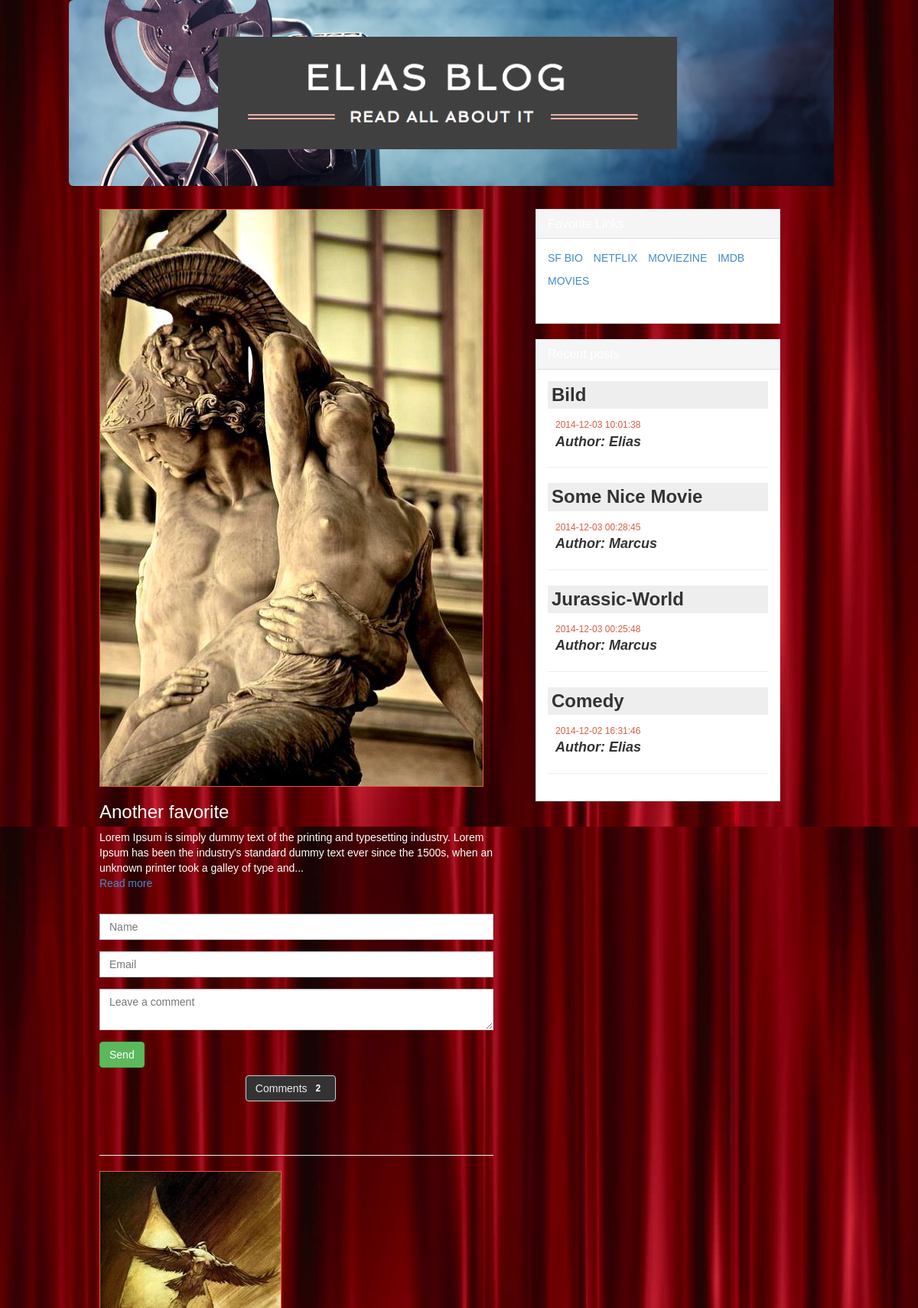
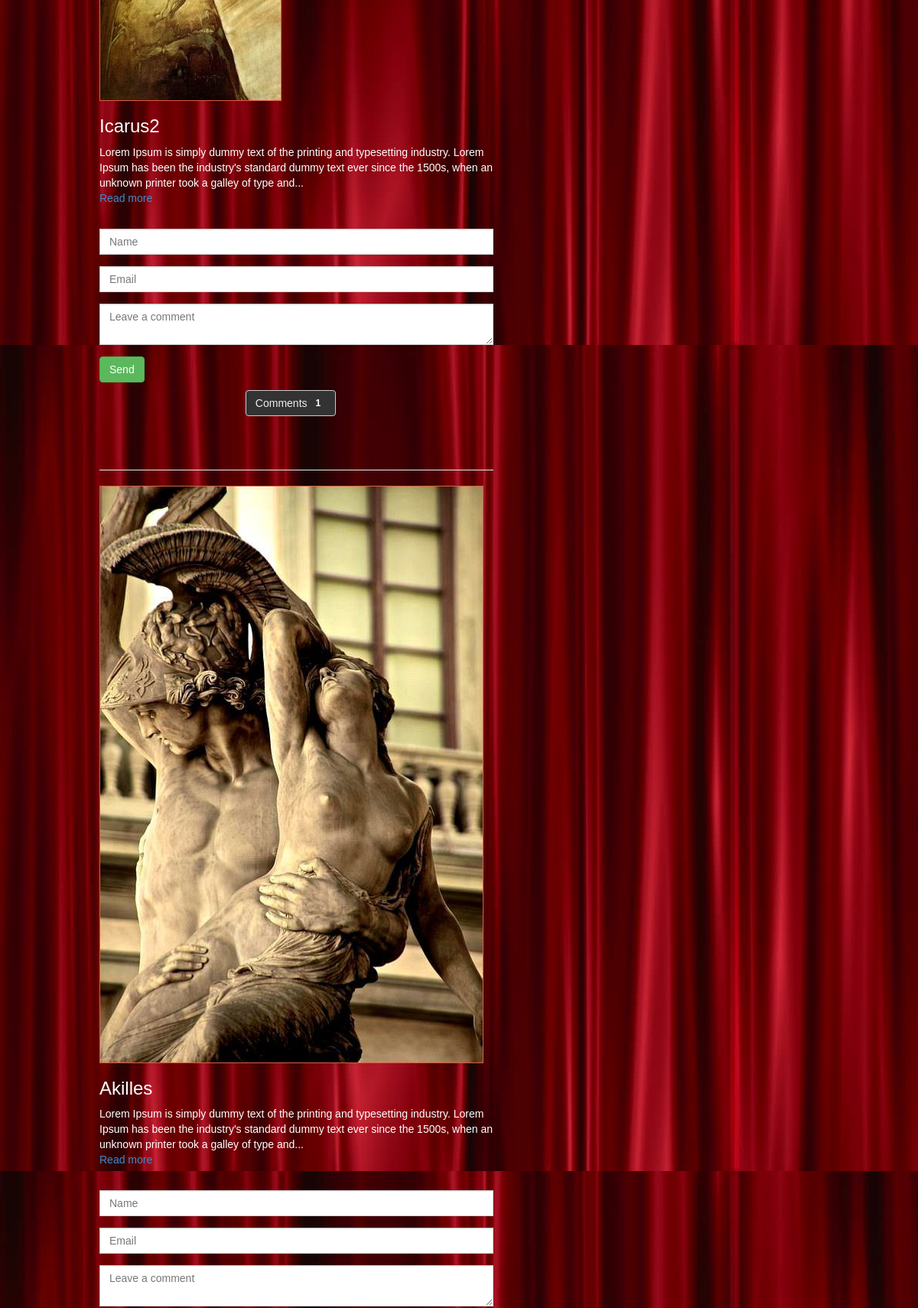
The app's page /showposts.php?adminid=1 (upper part) with its own data (2 pictures, top to bottom).
### tables this page shows
CREATE TABLE `blog_posts` (
`post_id` int(11) NOT NULL,
  `admin_id` int(11) NOT NULL,
  `username` varchar(30) NOT NULL,
  `category_name` varchar(30) NOT NULL,
  `post_title` varchar(255) NOT NULL,
  `image_path` text NOT NULL,
  `post_content` text NOT NULL,
  `visible` int(11) NOT NULL,
  `post_date` datetime NOT NULL
);

### public/showposts.php (the view, shortened to what this page needs)
<?php require'../includes/db_connect.php'; ?>
<?php require'../includes/functions.php'; ?>
<?php
if (isset($_GET['adminid'])) {
	$sql = "SELECT * FROM blog_posts WHERE admin_id = {$_GET['adminid']}";
	$stmt = $connection->prepare($sql);
	$stmt->execute();
	$result = $stmt->fetchAll();
	?>
<!DOCTYPE html>
<html>
<head>
	<link rel="stylesheet" type="text/css" href="bootstrap/css/bootstrap.min.css">
	<link rel="stylesheet" type="text/css" media="all" href="sass/css/blog_style.css">
</head>
<body>
	<div class="container showposts">
		<div class="row">
			<div class="jumbotron">
				<?php if ($_GET['adminid'] == 1) {
					echo "<a href='index.php'><img src='img/elias_blog.png' style='margin-left:135px;'></a>";
				}
				elseif ($_GET['adminid'] == 10) {
					$admin = 'Marcus';
					echo "<a href='index.php'><img src='img/marcus_blog.png' style='margin-left:135px;'></a>";
				}
				else {
					echo "<a href='index.php'><img src='img/soff.png' style='margin-left:135px;'></a>";
				}
				?>
			</div>
			<div class="col-md-7">
				<div class="blog-posts">
					<?php foreach ($result as $key) {
						$id = $key['post_id'];
						$adminid = $key['admin_id'];
						$title = $key['post_title'];
						?>
						<img src="<?php echo $key['image_path'] ?>">
						<h3 class="title"><?php echo $key['post_title'] ?></h3>
						<p><?php echo myTruncate($key['post_content'], 200, ' ', $pad="...").'<br><a href="#"> Read more</a>'; ?></p><br>
						<?php
						$output = "<div class='comments'>";
						$output .= "<form action='comments.php?&id=$id&adminid=$adminid&post_title=$title' method='post'>";
						$output .= "<div class='form-group'>";
						$output .= "<input type='text' name='name' class='form-control'placeholder='Name'>";
						$output .= "</div>";
						$output .= "<div class='form-group'>";
						$output .= "<input type='email' name='email' class='form-control'placeholder='Email'>";
						$output .= "</div>";
						$output .= "<div class='form-group'>";
						$output .= "<textarea name='comment' id='comment' class='form-control'placeholder='Leave a comment'>";
						$output .= "</textarea>";
						$output .= "</div>";
						$output .= "<button type='submit' class='btn btn-success' name='submit'>Send</button>";
						$output .= "</form>";
						echo $output;
						?>
				</div>
					<?php
					$sql3 = "SELECT COUNT(*) FROM comments WHERE post_id= '$id'";
					$stmt = $connection->prepare($sql3);
					$stmt->execute();
					$resultset = $stmt->fetchAll();
					foreach ($resultset as $r) {
						$count_com = $r[0];
					}
					?>
					<div class='panel-group' id='accordion'>
						<div class='panel-heading'>
							<div class='panel-title'>
								<a href='#comment-coll' data-toggle='collapse' data-parent='accordion'>
									<button type='button' class='btn btn-default'
									value='comments'>Comments <span class='badge'>
									<?php echo $count_com ?>
								</span></button></a>
							</div>
						</div>
					</div><br><hr>
					<?php
				}
			}
			?>
		</div>
	</div>
	<div class="row">
		<div class="col-md-4">
			<div class="panel panel-default">
				<div class="panel-heading">
					<h3 class="panel-title">Favorite Links</h3>
				</div>
				<div class="panel-body">
					<ul class="list-group list-unstyled list-inline">
						<li><p><a href="http://www.sf.se/">SF BIO</a></p></li>
						<li><p><a href="https://www.netflix.com/?locale=sv-SE">NETFLIX</a></p></li>
						<li><p><a href="https://www.moviezine.se/nyheter">MOVIEZINE</a></p></li>
						<li><p><a href="http://www.imdb.com/">IMDB</a></p></li>
						<li><p><a href="http://movies.amctv.com/movie-guide/top-100-blockbusters/">MOVIES</a></p></li>
					</ul>
				</div>
			</div>
			<div class="panel panel-default">
				<div class="panel-heading">
					<h3 class="panel-title">Recent posts</h3>
				</div>
				<div class="panel-body">
					<ul class="list-group list-unstyled">
						<?php recent_posts2(); ?>
					</ul>
				</div>
			</div>
		</div>
	</div>
</div>
</body>
</html>

### includes/functions.php (shortened to what this page needs)
<?php
function recent_posts2() {
	global $connection;
	$output = "";
	$sql =
	"SELECT
	blog_posts.admin_id,
	blog_posts.post_id,
	blog_posts.category_name,
	blog_posts.post_title,
	blog_posts.image_path,
	blog_posts.post_content,
	blog_posts.post_date,
	admins.username
	FROM blog_posts
	JOIN admins ON (blog_posts.admin_id = admins.admin_id)
	ORDER BY post_id DESC LIMIT 4";
	$stmt = $connection->prepare($sql);
	$stmt->execute();
	$result = $stmt->fetchAll();
	foreach ($result as $key) {
	$output = "<li class='grey-background'><h3>";
	$output .= $key['post_title'];
	$output .= "</h3></li>";
	$output .= "<li>";
	$output .= "<span class='blog-date'>";
	$output .= $key['post_date'];
	$output .= "</span>";
	$output .= "</li>";
	$output .= "<li>";
	$output .= "<span class='author'>";
	$output .= "Author: ";
	$output .= $key['username'];
	$output .= "</span>";
	$output .= "<a href='showposts.php?post_id=";
	$output .= $key['post_id'];
	$output .= "&adminid=";
	$output .= $key['admin_id'];
	$output .= "'>";
	$output .= "</a>";
	$output .= "<hr>";
	echo $output;
	}
	return $output;
}
function myTruncate($string, $limit, $break=".", $pad="...") {
  if(strlen($string) <= $limit) return $string;
  if(false !== ($breakpoint = strpos($string, $break, $limit))) {
    if($breakpoint < strlen($string) - 1) {
      $string = substr($string, 0, $breakpoint) . $pad;
    }
  }
  return $string;
}
?>

### public/sass/css/blog_style.css (style rules this page uses)
body { background: url(../../img/curtain.png) fixed; font-family: 'Spinnaker', sans-serif; color: #fff; }
body a:link { text-decoration: none; }
body .grey-background h3 { background: #eee; color: #333; padding: 5px; margin-top: 0px; text-transform: capitalize; font-weight: bold; }
body .container { max-width: 1020px; }
body .btn-default { background: #333; color: #eee; }
body .panel { border-radius: 0px; }
body .panel-group .panel, body .panel-heading { border-radius: 0px; }
body .badge { color: #333; background: #eee; }
body .author { color: #333; font-weight: bold; font-style: italic; font-size: 18px; display: inherit; padding-left: 10px; }
body .blog-date { color: #DC5C43; font-size: 12px; padding: 0 10px; }
body .panel-title { color: #fff; }
body > div > section > div > aside > div.panel.panel-info > div, body > div > section > div > aside > div:nth-child(2) > div.panel-heading > h3, body > div > section > div > aside > div:nth-child(3) > div.panel-heading > h3, body > div > section > div > aside > div:nth-child(5) > div.panel-heading > h3, #accordion > div:nth-child(1) > div.panel-heading > div, #accordion > div:nth-child(2) > div.panel-heading > div, #accordion > div:nth-child(3) > div.panel-heading > div, #accordion > div.panel-heading > div { color: #fff; text-align: center; }
#accordion > div.panel-heading > div { color: #000; }
.showposts { color: #fff; }
.showposts .col-md-4 { color: #000; }
.showposts .blog-posts { padding: 0 25px 0 25px; }
.showposts .blog-posts img { border: 1px solid #DC5C43; max-width: 520px; }
.jumbotron { background: url(../../img/filmkamera.png) no-repeat; border-radius: 0; }
.jumbotron img { width: 600px; }
#accordion > div.panel-heading > div { margin-left: -15px; }
input { background: #fff; border: 0; color: #333; font-size: 16px; padding: 10px; width: 215px; }

### records on screen
blog_posts: image_path (picture), post_title "Another favorite", post_content "Lorem Ipsum is simply dummy text of the printing and typesetting industry. Lorem Ipsum has been the industry's standard dummy text ever since the 1500s, when an unknown printer took a galley of type and...", count_com "2"
blog_posts: image_path (picture), post_title "Icarus2", post_content "Lorem Ipsum is simply dummy text of the printing and typesetting industry. Lorem Ipsum has been the industry's standard dummy text ever since the 1500s, when an unknown printer took a galley of type and...", count_com "1"
blog_posts: image_path (picture), post_title "Akilles", post_content "Lorem Ipsum is simply dummy text of the printing and typesetting industry. Lorem Ipsum has been the industry's standard dummy text ever since the 1500s, when an unknown printer took a galley of type and..."
blog_posts: output "Bild 2014-12-03 10:01:38 Author: Elias"
blog_posts: output "Some Nice Movie 2014-12-03 00:28:45 Author: Marcus"
blog_posts: output "Jurassic-World 2014-12-03 00:25:48 Author: Marcus"
blog_posts: output "Comedy 2014-12-02 16:31:46 Author: Elias"
